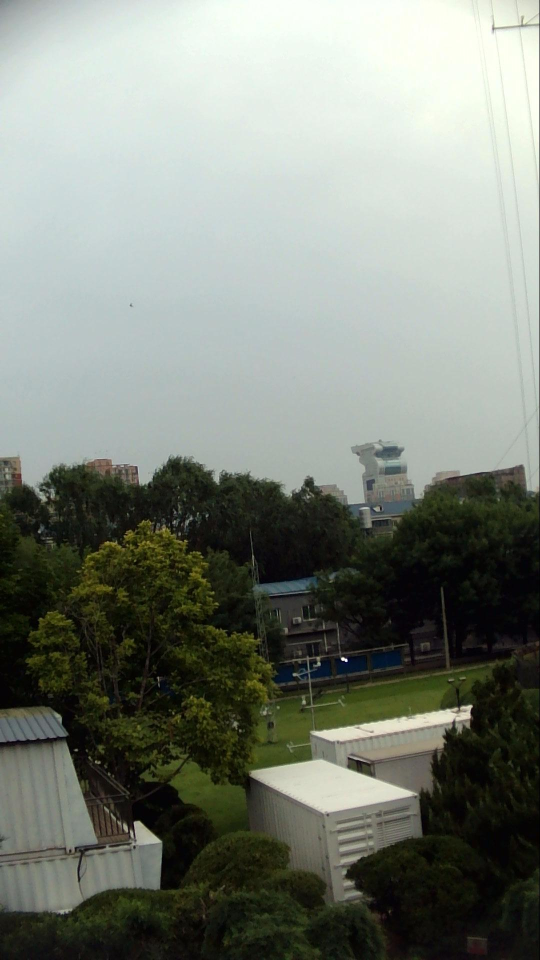
#> input picture imgs/Beijing_20190530051212642.jpg, 1080 x 1920 px (shown at 1/2 size)
$ python test_IA.py
#> lines starting #> are read from the running program, lines starting #| are printed output that depends on the picture; long printed decimals are rounded
### IAWD/utils.py
import PIL
import numpy as np
from PIL import Image
import cv2


def DarkChannel(im, win=15):
    """ 求暗通道图
    :param im: 输入 3 通道图
    :param win: 图像腐蚀窗口, [win x win]
    :return: 暗通道图
    """
    if isinstance(im, PIL.Image.Image):
        im = cv2.cvtColor(np.asarray(im), cv2.COLOR_RGB2BGR)

    b, g, r = cv2.split(im)
    dc = cv2.min(cv2.min(r, g), b)
    kernel = cv2.getStructuringElement(cv2.MORPH_RECT, (win, win))  # 结构元素
    dark = cv2.erode(dc, kernel)                                    # 腐蚀操作
    return Image.fromarray(dark, mode='L')


def SaturationMap(im):
    im = Image.fromarray(np.uint8(im))
    img_hsv = im.convert("HSV")
    h, s, v = img_hsv.split()  # 分离三通道
    return s

### IAWD/IA_Features.py
import numpy as np
import cv2
from PIL import Image

import utils


class IA_Features():

    def __init__(self):
        super(IA_Features, self).__init__()
        self.w = (1, 3, 5)  # Page 9

    def getInfo(self, img_):
        dc = utils.DarkChannel(img_, win=1)  # Note the difference between Darkness & Dark Channel
        sm = utils.SaturationMap(img_)

        info = list()
        for i in self.w:
            dc2 = self._process_img(np.array(dc), i)  # For show: Image.fromarray(x).convert('RGB')
            H1 = self._calc_array(dc2)
            sm2 = self._process_img(np.array(sm), i)
            H2 = self._calc_array(sm2)
            info.append(H1)
            info.append(H2)

        return tuple(info)


    def _calc_array(self, img):
        """Information Entropy"""
        entropy = []

        hist = cv2.calcHist([img], [0], None, [256], [0, 255])
        total_pixel = img.shape[0] * img.shape[1]

        for item in hist.flatten():
            probability = item / total_pixel
            if probability == 0:
                en = 0
            else:
                en = -1 * probability * (np.log(probability) / np.log(2))
            entropy.append(en)

        sum_en = np.sum(entropy)
        return sum_en

    def _process_img(self, img_, w):
        """Equation (4)"""
        img = img_.copy().astype(np.int16)  # cannot be uint8

        c = np.ones_like(img) * 255         # delta l = 255
        t = np.add(w * (np.subtract(img, c)), c)
        img = np.minimum(c, t)              # TODO: can be removed

        img = np.clip(img, 0, 255)
        return img.astype(np.uint8)

### IAWD/test_IA.py
from PIL import Image
from IA_Features import IA_Features

img_name = r'../imgs/Beijing_20190530051212642.jpg'
im = Image.open(img_name).convert('RGB')
#> im is the input picture: PIL image 1080x1920 RGB; mean R, G, B 124.5, 130.4, 121

(width, height) = (im.width // 2, im.height // 2)
#> width = 540; height = 960
im = im.resize((width, height))  # PIL 先 Resize 减少计算量
#> im: PIL image 540x960 RGB

info = IA_Features().getInfo(im)
#> in DarkChannel, `b, g, r = cv2.split(im)`:
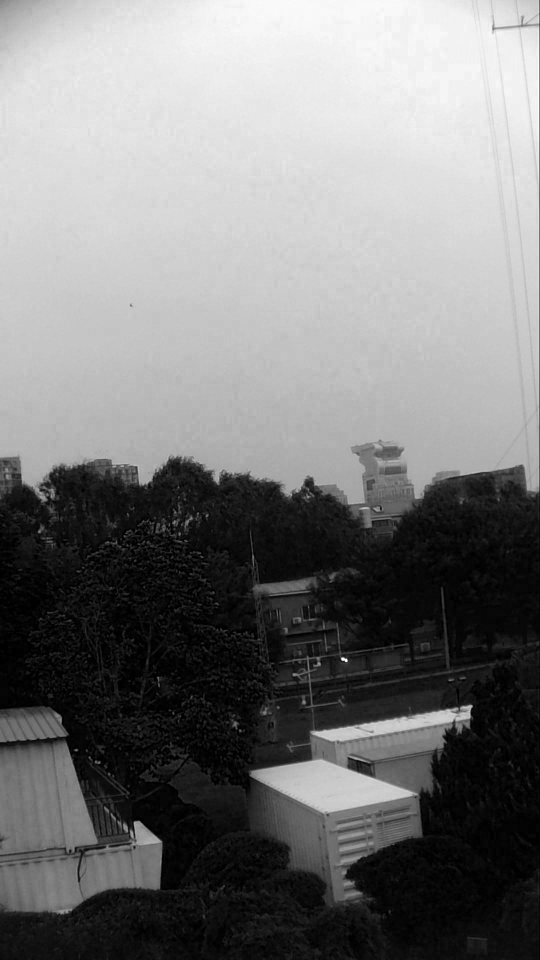
#> b: shape (960, 540); min 0, max 255, mean 121
#> in DarkChannel, `b, g, r = cv2.split(im)`:
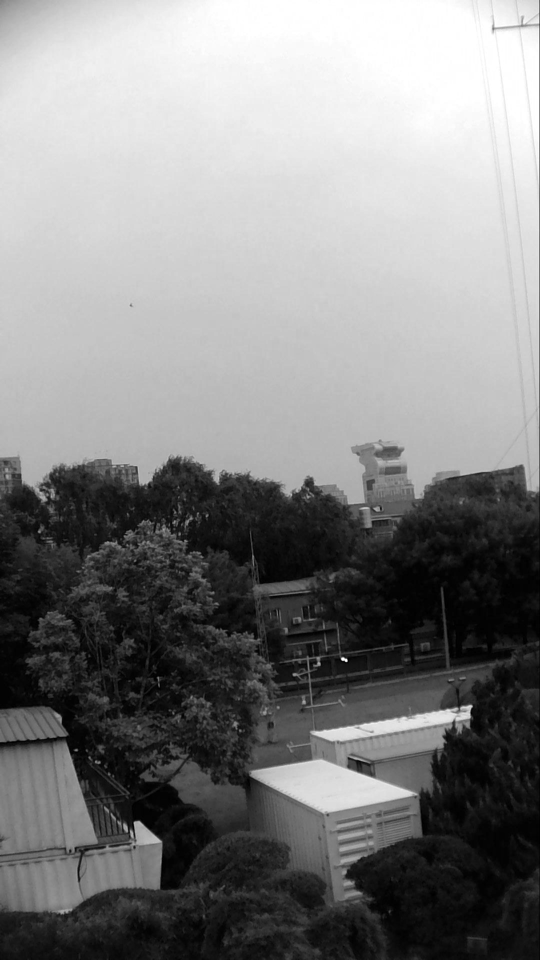
#> g: shape (960, 540); min 0, max 255, mean 130.4
#> in SaturationMap, `img_hsv = im.convert("HSV")`: img_hsv: PIL image 540x960 HSV; mean H, S, V 81.2, 61, 131
#> in SaturationMap, `h, s, v = img_hsv.split()`:
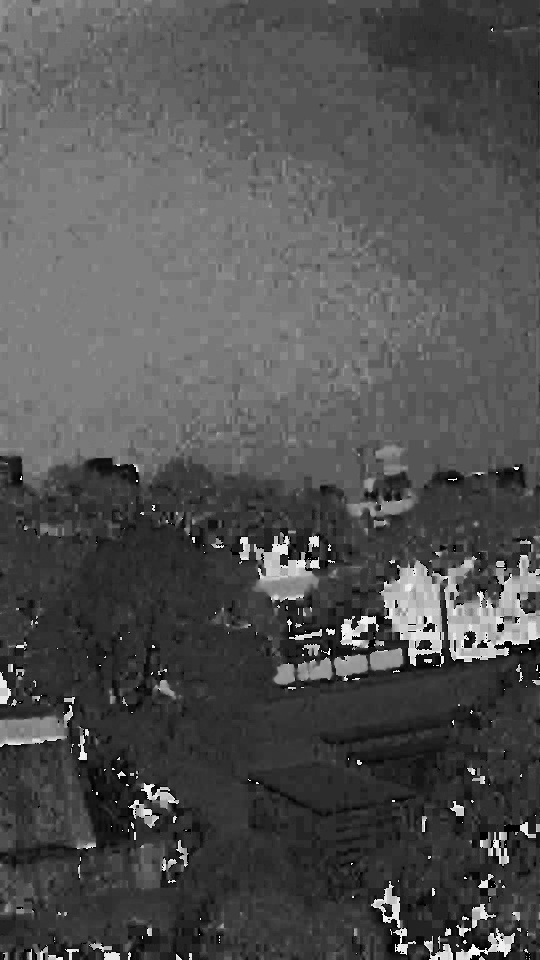
#> h: PIL image 540x960 L; min 0, max 253, mean 81.2
#> in SaturationMap, `h, s, v = img_hsv.split()`:
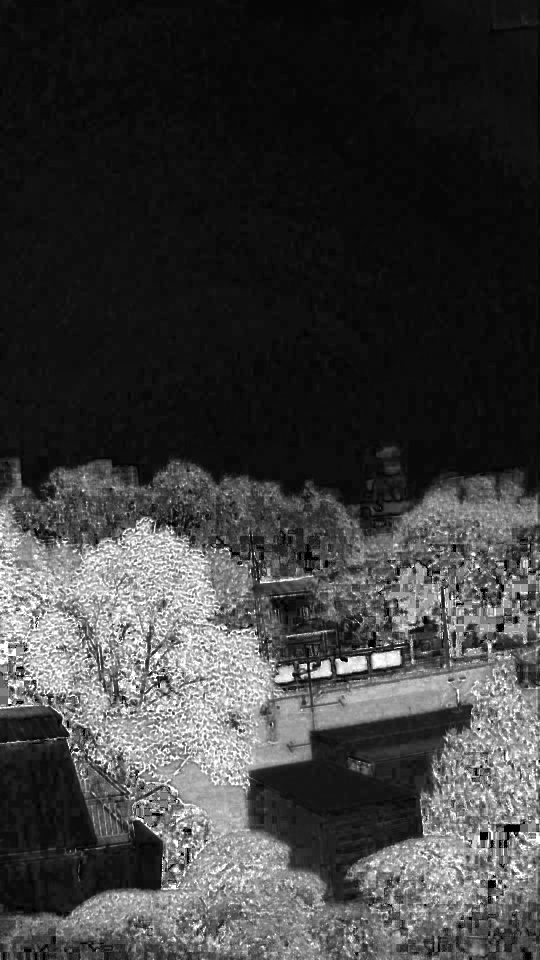
#> s: PIL image 540x960 L; min 0, max 255, mean 61
#> the loop in getInfo, `for i in self.w:` made 3 passes
#> (H1, H2) on passes 1 to 3: (7.27, 6.39), (3.98, 0.89), (2.12, 0.364)
#> pass 2, in _process_img (call 3), `img = np.clip(img, 0, 255)`:
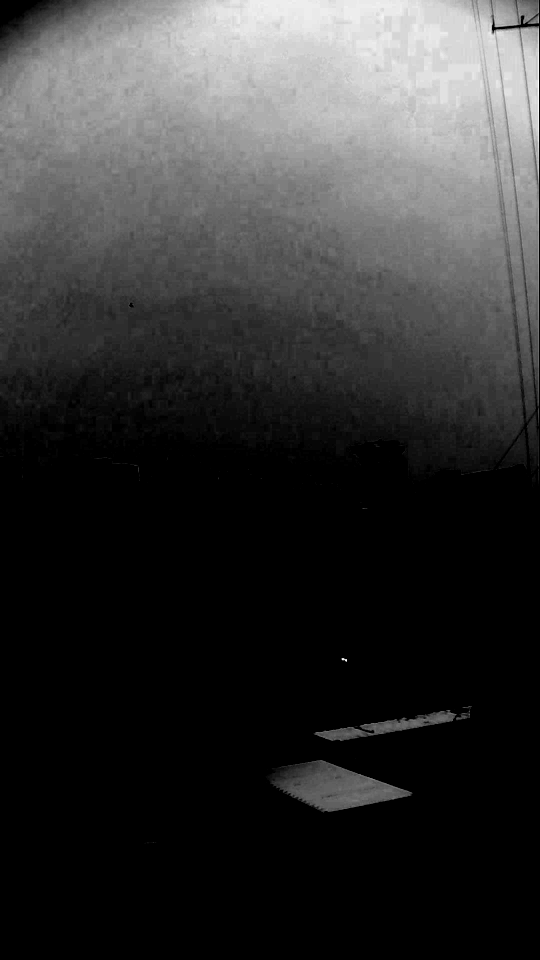
#> img: shape (960, 540) int16; min 0, max 255, mean 52.2
#> after the loop in getInfo, `for i in self.w:`:
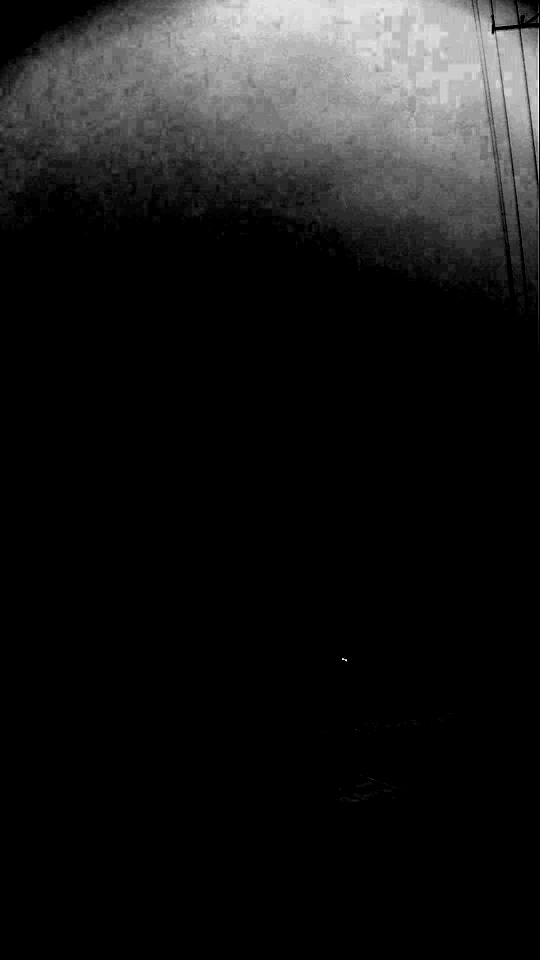
#> dc2: shape (960, 540); min 0, max 255, mean 25.3
#> after the loop in getInfo, `for i in self.w:`:
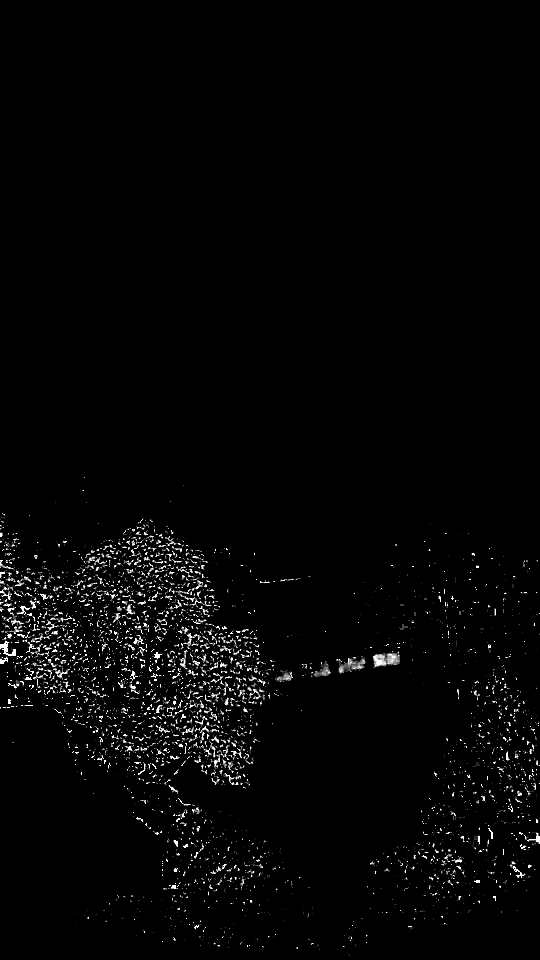
#> sm2: shape (960, 540); min 0, max 255, mean 5.3
#> after the loop in getInfo, `for i in self.w:`: info = [7.27, 6.39, 3.98, 0.89, 2.12, 0.364]
#> info = (7.27, 6.39, 3.98, 0.89, 2.12, 0.364)
print("Extraction of IA Features: ")
print(info)
#| (7.271, 6.390, 3.984, 0.8902, 2.122, 0.3638)

$ run again, with imgs/Beijing_20191209132043910_PM=186_disp.jpeg copied over imgs/Beijing_20190530051212642.jpg
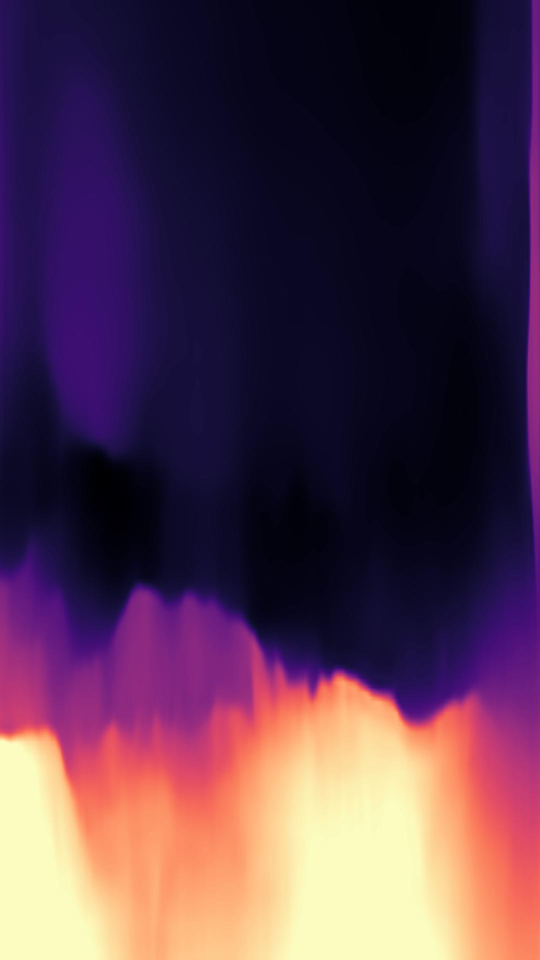
#> input picture imgs/Beijing_20191209132043910_PM=186_disp.jpeg, 1080 x 1920 px (shown at 1/2 size)
#> im is the input picture: PIL image 1080x1920 RGB; mean R, G, B 85.8, 55.3, 77.5
#> img_hsv: PIL image 540x960 HSV; mean H, S, V 148.5, 179.1, 105.8
#> in SaturationMap, `h, s, v = img_hsv.split()`:
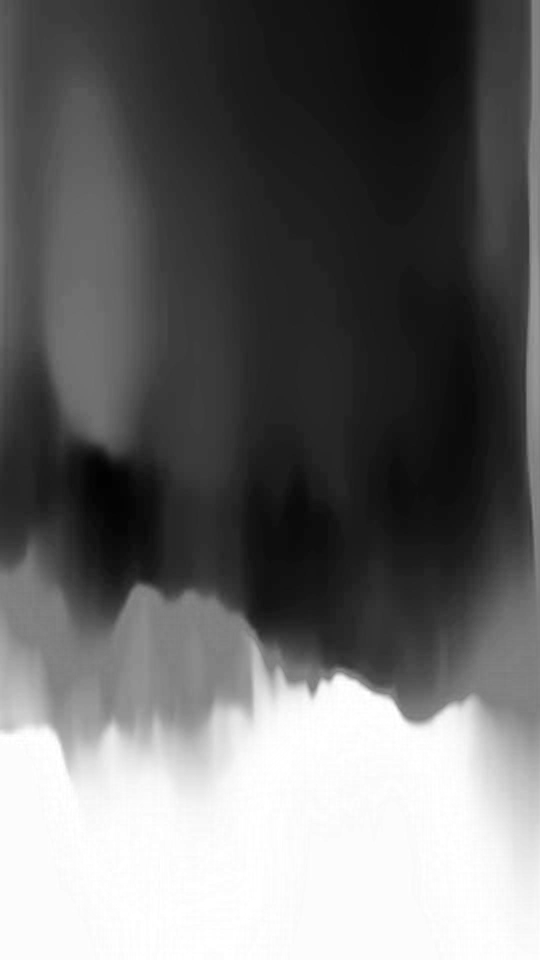
#> v: PIL image 540x960 L; min 1, max 255, mean 105.8
#> the loop in getInfo, `for i in self.w:` made 3 passes
#> (H1, H2) on passes 1 to 3: (5.91, 6.19), (0.592, 4.81), (0, 1.95)
#> after the loop in getInfo, `for i in self.w:`:
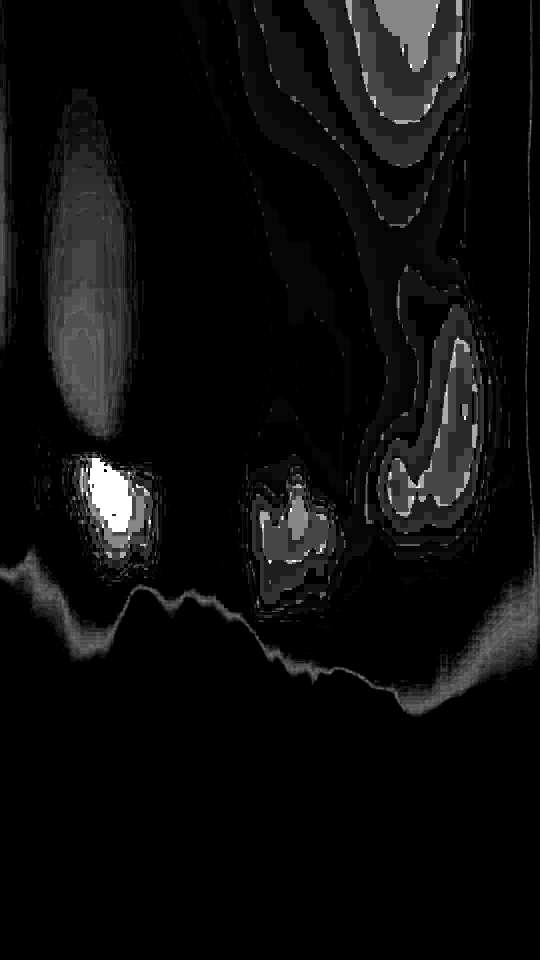
#> sm2: shape (960, 540); min 0, max 255, mean 12.8
#> after the loop in getInfo, `for i in self.w:`: info = [5.91, 6.19, 0.592, 4.81, 0, 1.95]
#> `info = IA_Features().getInfo(im)`: info = (5.91, 6.19, 0.592, 4.81, 0, 1.95)
#| (5.907, 6.185, 0.5917, 4.811, 0.0, 1.952)
